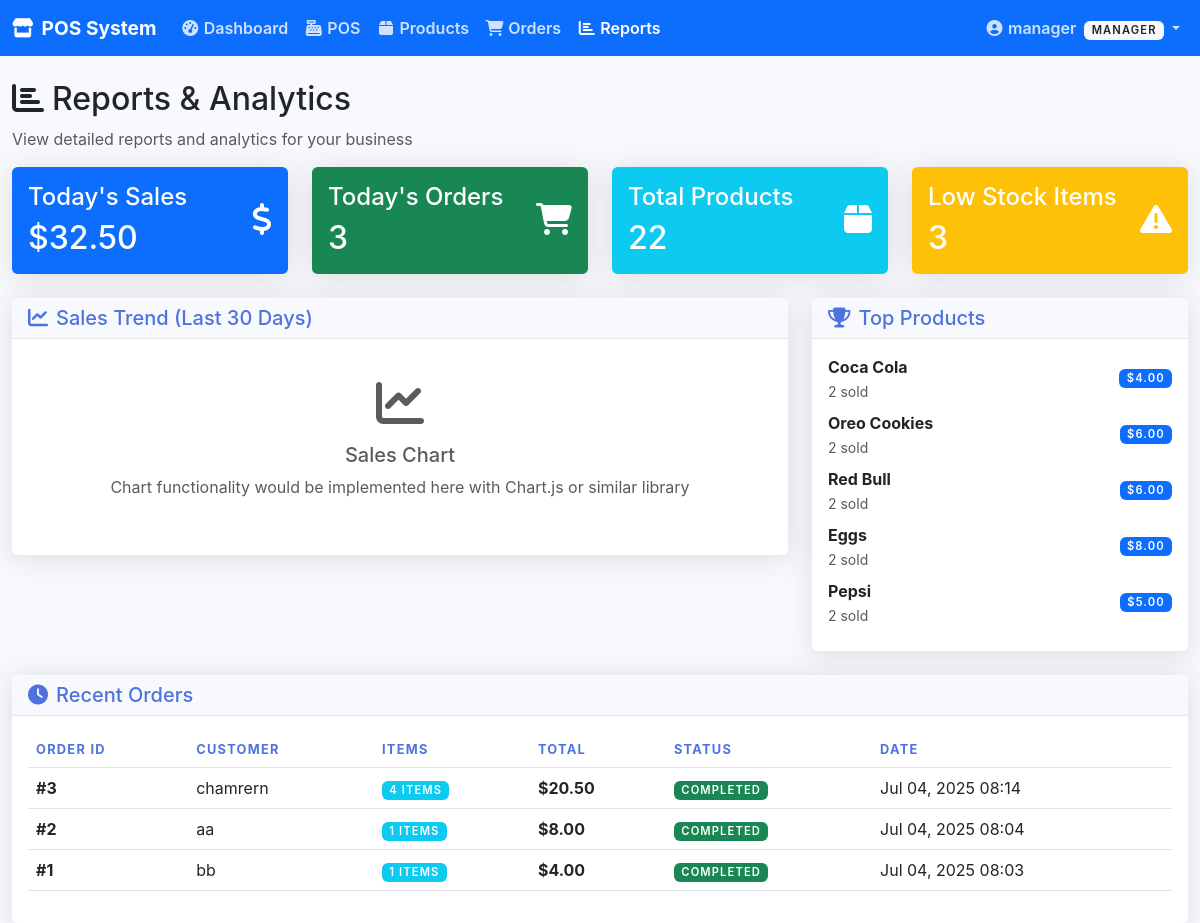
The app's page /user/reports.php (signed in) with its own data.
### tables this page shows
CREATE TABLE IF NOT EXISTS `orders` (
  `id` int(11) NOT NULL AUTO_INCREMENT,
  `customer_name` varchar(100) DEFAULT NULL,
  `customer_email` varchar(100) DEFAULT NULL,
  `total_amount` decimal(10,2) NOT NULL,
  `status` enum('pending','completed','cancelled') DEFAULT 'pending',
  `payment_method` varchar(50) DEFAULT NULL,
  `created_at` timestamp NULL DEFAULT CURRENT_TIMESTAMP,
  `updated_at` timestamp NULL DEFAULT CURRENT_TIMESTAMP ON UPDATE CURRENT_TIMESTAMP,
  PRIMARY KEY (`id`)
);

### includes/auth.php (called while the page is built, shortened)
<?php
function getDashboardStats()
{
      $pdo = getDBConnection();
      $stats = [];
      $stmt = $pdo->prepare("SELECT COALESCE(SUM(total_amount), 0) as today_sales FROM orders WHERE DATE(created_at) = CURDATE() AND status = 'completed'");
      $stmt->execute();
      $stats['today_sales'] = $stmt->fetchColumn();
      $stmt = $pdo->prepare("SELECT COUNT(*) as today_orders FROM orders WHERE DATE(created_at) = CURDATE()");
      $stmt->execute();
      $stats['today_orders'] = $stmt->fetchColumn();
      $stmt = $pdo->prepare("SELECT COUNT(*) as total_products FROM products");
      $stmt->execute();
      $stats['total_products'] = $stmt->fetchColumn();
      $stmt = $pdo->prepare("SELECT COUNT(*) as low_stock_items FROM products WHERE stock_quantity < 10");
      $stmt->execute();
      $stats['low_stock_items'] = $stmt->fetchColumn();
      $stmt = $pdo->prepare("
        SELECT o.*, COUNT(oi.id) as product_count
        FROM orders o
        LEFT JOIN order_items oi ON o.id = oi.order_id
        GROUP BY o.id
        ORDER BY o.created_at DESC
        LIMIT 10
    ");
      $stmt->execute();
      $stats['recent_orders'] = $stmt->fetchAll(PDO::FETCH_ASSOC);
      return $stats;
}
function getTopProducts($limit = 5)
{
      $pdo = getDBConnection();
      $limit = (int)$limit;
      $stmt = $pdo->prepare("
        SELECT p.name, SUM(oi.quantity) as total_sold, SUM(oi.quantity * oi.price) as total_revenue
        FROM products p
        JOIN order_items oi ON p.id = oi.product_id
        JOIN orders o ON oi.order_id = o.id
        WHERE o.status = 'completed'
        GROUP BY p.id, p.name
        ORDER BY total_sold DESC
        LIMIT $limit
    ");
      $stmt->execute();
      return $stmt->fetchAll(PDO::FETCH_ASSOC);
}

### user/reports.php (the view, shortened to what this page needs)
<?php
require_once '../includes/auth.php';
$stats = getDashboardStats();
$top_products = getTopProducts(5);
?>
<!DOCTYPE html>
<html lang="en">
<head>
      <link href="https://cdn.jsdelivr.net/npm/bootstrap@5.3.0/dist/css/bootstrap.min.css" rel="stylesheet">
      <link rel="stylesheet" href="https://cdnjs.cloudflare.com/ajax/libs/font-awesome/6.4.0/css/all.min.css">
      <link rel="stylesheet" href="../admin/assets/css/admin.css">
</head>
<body>
      <nav class="navbar navbar-expand-lg navbar-dark bg-primary">
            <div class="container-fluid">
                  <a class="navbar-brand" href="index.php">
                        <i class="fas fa-store me-2"></i>POS System
                  </a>
                  <div class="collapse navbar-collapse" id="navbarNav">
                        <ul class="navbar-nav me-auto">
                              <li class="nav-item">
                                    <a class="nav-link" href="index.php">
                                          <i class="fas fa-tachometer-alt me-1"></i>Dashboard
                                    </a>
                              </li>
                              <li class="nav-item">
                                    <a class="nav-link" href="pos.php">
                                          <i class="fas fa-cash-register me-1"></i>POS
                                    </a>
                              </li>
                              <li class="nav-item">
                                    <a class="nav-link" href="products.php">
                                          <i class="fas fa-box me-1"></i>Products
                                    </a>
                              </li>
                              <li class="nav-item">
                                    <a class="nav-link" href="orders.php">
                                          <i class="fas fa-shopping-cart me-1"></i>Orders
                                    </a>
                              </li>
                              <li class="nav-item">
                                    <a class="nav-link active" href="reports.php">
                                          <i class="fas fa-chart-bar me-1"></i>Reports
                                    </a>
                              </li>
                        </ul>
                        <ul class="navbar-nav">
                              <li class="nav-item dropdown">
                                    <a class="nav-link dropdown-toggle" href="#" id="navbarDropdown" role="button" data-bs-toggle="dropdown">
                                          <i class="fas fa-user-circle me-1"></i><?php echo $_SESSION['username']; ?>
                                          <span class="badge bg-light text-dark ms-1"><?php echo ucfirst($_SESSION['role']); ?></span>
                                    </a>
                              </li>
                        </ul>
                  </div>
            </div>
      </nav>
      <div class="container-fluid mt-4">
            <div class="row">
                  <div class="col-12">
                        <h2><i class="fas fa-chart-bar me-2"></i>Reports & Analytics</h2>
                        <p class="text-muted">View detailed reports and analytics for your business</p>
                  </div>
            </div>
            <div class="row mb-4">
                  <div class="col-md-3">
                        <div class="card bg-primary text-white">
                              <div class="card-body">
                                    <div class="d-flex justify-content-between">
                                          <div>
                                                <h4 class="card-title">Today's Sales</h4>
                                                <h2 class="mb-0">$<?php echo number_format($stats['today_sales'], 2); ?></h2>
                                          </div>
                                          <div class="align-self-center">
                                                <i class="fas fa-dollar-sign fa-2x"></i>
                                          </div>
                                    </div>
                              </div>
                        </div>
                  </div>
                  <div class="col-md-3">
                        <div class="card bg-success text-white">
                              <div class="card-body">
                                    <div class="d-flex justify-content-between">
                                          <div>
                                                <h4 class="card-title">Today's Orders</h4>
                                                <h2 class="mb-0"><?php echo $stats['today_orders']; ?></h2>
                                          </div>
                                          <div class="align-self-center">
                                                <i class="fas fa-shopping-cart fa-2x"></i>
                                          </div>
                                    </div>
                              </div>
                        </div>
                  </div>
                  <div class="col-md-3">
                        <div class="card bg-info text-white">
                              <div class="card-body">
                                    <div class="d-flex justify-content-between">
                                          <div>
                                                <h4 class="card-title">Total Products</h4>
                                                <h2 class="mb-0"><?php echo $stats['total_products']; ?></h2>
                                          </div>
                                          <div class="align-self-center">
                                                <i class="fas fa-box fa-2x"></i>
                                          </div>
                                    </div>
                              </div>
                        </div>
                  </div>
                  <div class="col-md-3">
                        <div class="card bg-warning text-white">
                              <div class="card-body">
                                    <div class="d-flex justify-content-between">
                                          <div>
                                                <h4 class="card-title">Low Stock Items</h4>
                                                <h2 class="mb-0"><?php echo $stats['low_stock_items']; ?></h2>
                                          </div>
                                          <div class="align-self-center">
                                                <i class="fas fa-exclamation-triangle fa-2x"></i>
                                          </div>
                                    </div>
                              </div>
                        </div>
                  </div>
            </div>
            <div class="row">
                  <div class="col-md-8">
                        <div class="card">
                              <div class="card-header">
                                    <h5 class="mb-0"><i class="fas fa-chart-line me-2"></i>Sales Trend (Last 30 Days)</h5>
                              </div>
                              <div class="card-body">
                                    <div class="text-center py-4">
                                          <i class="fas fa-chart-line fa-3x text-muted mb-3"></i>
                                          <h5 class="text-muted">Sales Chart</h5>
                                          <p class="text-muted">Chart functionality would be implemented here with Chart.js or similar library</p>
                                    </div>
                              </div>
                        </div>
                  </div>
                  <div class="col-md-4">
                        <div class="card">
                              <div class="card-header">
                                    <h5 class="mb-0"><i class="fas fa-trophy me-2"></i>Top Products</h5>
                              </div>
                              <div class="card-body">
                                    <?php if (empty($top_products)): ?>
                                          <p class="text-muted text-center">No sales data available</p>
                                    <?php else: ?>
                                          <?php foreach ($top_products as $index => $product): ?>
                                                <div class="d-flex justify-content-between align-items-center mb-2">
                                                      <div>
                                                            <strong><?php echo htmlspecialchars($product['name']); ?></strong>
                                                            <br><small class="text-muted"><?php echo $product['total_sold']; ?> sold</small>
                                                      </div>
                                                      <span class="badge bg-primary">$<?php echo number_format($product['total_revenue'], 2); ?></span>
                                                </div>
                                          <?php endforeach; ?>
                                    <?php endif; ?>
                              </div>
                        </div>
                  </div>
            </div>
            <div class="row mt-4">
                  <div class="col-12">
                        <div class="card">
                              <div class="card-header">
                                    <h5 class="mb-0"><i class="fas fa-clock me-2"></i>Recent Orders</h5>
                              </div>
                              <div class="card-body">
                                    <?php if (empty($stats['recent_orders'])): ?>
                                          <p class="text-muted text-center">No recent orders</p>
                                    <?php else: ?>
                                          <div class="table-responsive">
                                                <table class="table table-hover">
                                                      <thead>
                                                            <tr>
                                                                  <th>Order ID</th>
                                                                  <th>Customer</th>
                                                                  <th>Items</th>
                                                                  <th>Total</th>
                                                                  <th>Status</th>
                                                                  <th>Date</th>
                                                            </tr>
                                                      </thead>
                                                      <tbody>
                                                            <?php foreach ($stats['recent_orders'] as $order): ?>
                                                                  <tr>
                                                                        <td><strong>#<?php echo $order['id']; ?></strong></td>
                                                                        <td><?php echo htmlspecialchars($order['customer_name'] ?: 'Walk-in Customer'); ?></td>
                                                                        <td><span class="badge bg-info"><?php echo $order['product_count']; ?> items</span></td>
                                                                        <td><strong>$<?php echo number_format($order['total_amount'], 2); ?></strong></td>
                                                                        <td>
                                                                              <span class="badge bg-<?php echo $order['status'] === 'completed' ? 'success' : ($order['status'] === 'pending' ? 'warning' : 'danger'); ?>">
                                                                                    <?php echo ucfirst($order['status']); ?>
                                                                              </span>
                                                                        </td>
                                                                        <td><?php echo date('M d, Y H:i', strtotime($order['created_at'])); ?></td>
                                                                  </tr>
                                                            <?php endforeach; ?>
                                                      </tbody>
                                                </table>
                                          </div>
                                    <?php endif; ?>
                              </div>
                        </div>
                  </div>
            </div>
      </div>
</body>
</html>

### admin/assets/css/admin.css (style rules this page uses)
:root { --primary-color: #4e73df; --secondary-color: #858796; --success-color: #1cc88a; --info-color: #36b9cc; --warning-color: #f6c23e; --danger-color: #e74a3b; --light-color: #f8f9fc; --dark-color: #5a5c69; }
body { font-family: 'Nunito', -apple-system, BlinkMacSystemFont, "Segoe UI", Roboto, "Helvetica Neue", Arial, sans-serif; background-color: #f8f9fc; }
.card { border: none; border-radius: 0.35rem; box-shadow: 0 0.15rem 1.75rem 0 rgba(58, 59, 69, 0.15) !important; }
.card-header { background-color: #f8f9fc; border-bottom: 1px solid #e3e6f0; font-weight: 700; color: var(--primary-color); }
.table th { border-top: none; font-weight: 700; color: var(--primary-color); text-transform: uppercase; font-size: 0.8rem; letter-spacing: 0.1em; }
.table td { vertical-align: middle; }
.navbar-brand { font-weight: 700; font-size: 1.2rem; }
.nav-link { font-weight: 600; color: rgba(255, 255, 255, 0.8) !important; transition: color 0.3s ease; }
.nav-link:hover, .nav-link.active { color: #ffffff !important; }
.nav-link i { width: 1.2rem; text-align: center; }
.badge { font-weight: 600; text-transform: uppercase; font-size: 0.7rem; letter-spacing: 0.1em; }

### records on screen
orders: id "3", customer_name "chamrern", product_count "4", total_amount "20.50", status "COMPLETED", created_at "Jul 04, 2025 08:14"
orders: id "2", customer_name "aa", product_count "1", total_amount "8.00", status "COMPLETED", created_at "Jul 04, 2025 08:04"
orders: id "1", customer_name "bb", product_count "1", total_amount "4.00", status "COMPLETED", created_at "Jul 04, 2025 08:03"

### other values on screen
$_SESSION['username'] "manager"
$_SESSION['role'] "MANAGER"
$stats['today_sales'] "32.50"
$stats['today_orders'] "3"
$stats['total_products'] "22"
$stats['low_stock_items'] "3"
$product['name'] "Coca Cola"
$product['total_sold'] "2"
$product['total_revenue'] "4.00"
$product['name'] "Oreo Cookies"
$product['total_revenue'] "6.00"
$product['name'] "Red Bull"
$product['name'] "Eggs"
$product['total_revenue'] "8.00"
$product['name'] "Pepsi"
